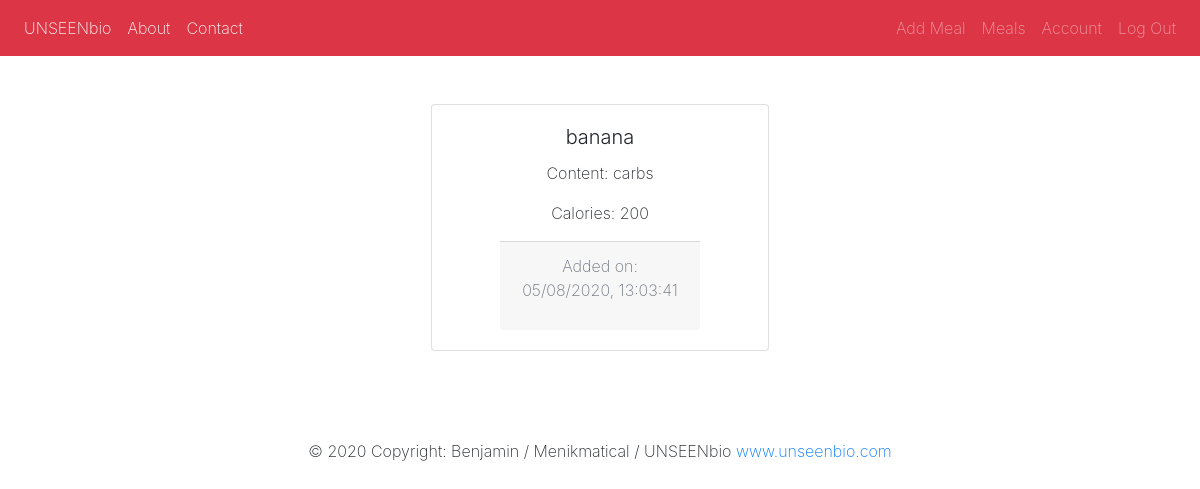
Screenshot of /meal/3 (signed in) with the database file from the repository.
### ubproj/models.py (models this page shows, shortened)
class Meal(db.Model):
    id = db.Column(db.Integer, primary_key=True)
    title = db.Column(db.String(100), nullable=False)
    date_added = db.Column(db.DateTime, nullable=False, default=datetime.utcnow)
    meal_image_file = db.Column(db.String(20), nullable=False, default='mealdefault.jpg')
    content = db.Column(db.Text, nullable=False)
    calories = db.Column(db.Integer, nullable=False)
    user_id = db.Column(db.Integer, db.ForeignKey('user.id'), nullable=False)

### ubproj/meals/routes.py (the view)
@meals.route('/meal/<int:meal_id>')
def meal(meal_id):
    meal = Meal.query.get_or_404(meal_id)
    return render_template('meal.html', title=meal.title, meal=meal)

### ubproj/models.py (called while the page is built)
@login_manager.user_loader
def load_user(user_id):
    return User.query.get(int(user_id))

### ubproj/templates/meal.html (shortened to what this page needs)
{% extends "layout.html" %}
{% block content %}
    <div class="row mt-5 ml-5 mr-5">
        <div class="col-md-4"></div>
        <div class="col-md-4 mb-4">
            <div class="card text-center">
                <div class="card-body ml-5 mr-5">
                    <h5 style="font-weight: 300;" class="card-title">{{ meal.title }}</h5>
                    <p style="font-weight: 200;" class="card-text">Content: {{ meal.content }}</p>
                    <p style="font-weight: 200;" class="card-text">Calories: {{ meal.calories }}</p>
                    <div class="card-footer">
                        <p style="font-weight: 200;" class="text-muted">Added on: {{ meal.date_added.strftime("%m/%d/%Y, %H:%M:%S") }}</p>
                    </div>
                </div>
            </div>
        </div>
    </div>
{% endblock content %}

### rows the page displays
Meal: title "banana", content "carbs", calories "200", date_added "05/08/2020, 13:03:41"
